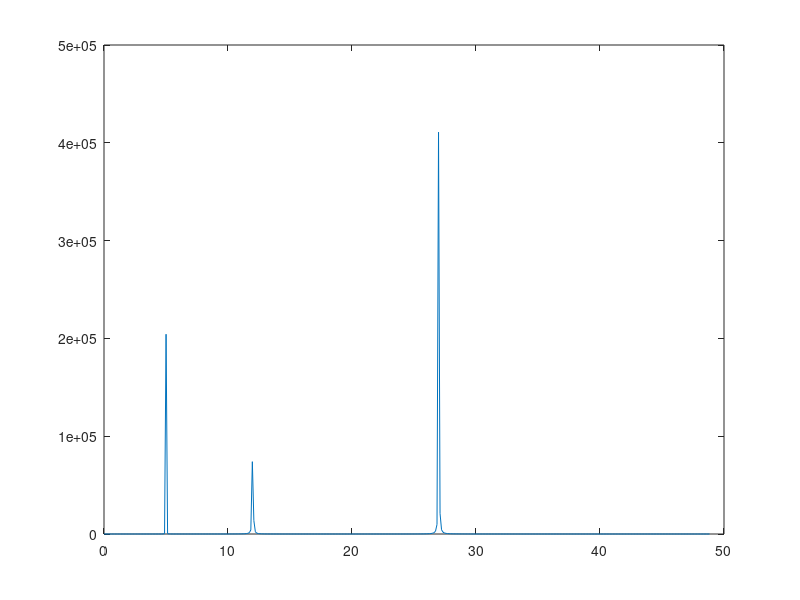

MATLAB code to generate this figure:
% Sampling frequency
Fs = 1000;
% Amount of data points
n = 2^13;
% Time steps are inverse of sampling frequency
x = 0:1/Fs:n;
% Our "data"
y = 10 * sin(5 * 2 * pi * x) + 7 * sin(12 * 2 * pi * x) + 15 * sin(27 * 2 * pi * x);
% How many frequencies to show
lim = 400;
% n-point DFFT
Y = fft(y, n);
% Take output of DFFT multiplied by its' complex conjugate
% Divide by input size (for scaing?)
Pyy = Y.*conj(Y)/n;
% Plot x-axis
f = Fs/n*(0:lim);
plot(f, Pyy(1:lim + 1))

% Time series clustering    G
% Brain regions             M
% Feature extraction        G
% k-Means                   M
